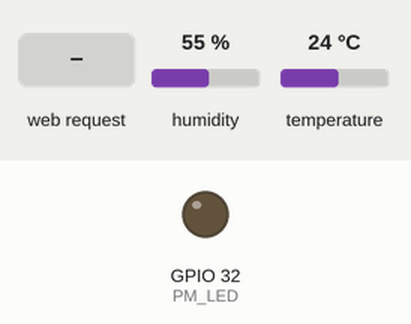
Simulated run of this sketch. Board: ESP32. On the bench: output pins drawn as LEDs (lit = HIGH). The test bench sets the inputs (shaded band); at power-on: humidity 55 %, temperature 24 °C.

Above: at 1.2 s.
1.3 s: HTTP request GET /data received
At 1.8 s:
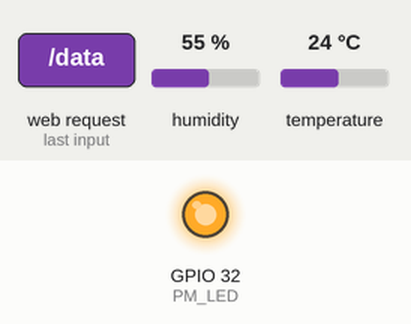
Timing chart, 0 to 4.3 s (numbered marks = the images above; inputs shaded):
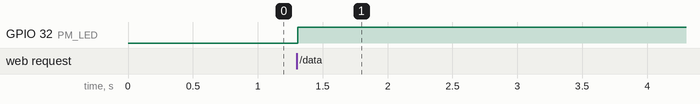

The sketch:

AQIRead.ino
```cpp
#include <WiFi.h>
#include <WebServer.h>
#include <DHT.h>

#define DHTPIN 25
#define DHTTYPE DHT22
#define MQ_PIN 33
#define PM_LED 32
#define PM_ADC 35

DHT dht(DHTPIN, DHTTYPE);
WebServer server(80);

//PM SENSOR READ
float readPMraw(int &rawADC, float &voltage) {
  digitalWrite(PM_LED, LOW);
  delayMicroseconds(280);

  rawADC = analogRead(PM_ADC);
  delayMicroseconds(40);

  digitalWrite(PM_LED, HIGH);
  delayMicroseconds(9680);

  voltage = (rawADC / 4095.0) * 3.3;

  float pm25 = 172.0 * voltage - 100.0;
  if (pm25 < 0) pm25 = 0;

  return pm25;
}

// AQI CALC
float calcAQI(float pm) {
  float Clow, Chigh, Ilow, Ihigh;

  if (pm <= 12.0) { Clow=0; Chigh=12; Ilow=0; Ihigh=50; }
  else if (pm <= 35.4) { Clow=12.1; Chigh=35.4; Ilow=51; Ihigh=100;}
  else if (pm <= 55.4) { Clow=35.5; Chigh=55.4; Ilow=101; Ihigh=150;}
  else if (pm <= 150.4){ Clow=55.5; Chigh=150.4; Ilow=151; Ihigh=200;}
  else if (pm <= 250.4){ Clow=150.5; Chigh=250.4; Ilow=201; Ihigh=300;}
  else if (pm <= 350.4){ Clow=250.5; Chigh=350.4; Ilow=301; Ihigh=400;}
  else { Clow=350.5; Chigh=500.4; Ilow=401; Ihigh=500;}

  return ((Ihigh - Ilow)/(Chigh - Clow)) * (pm - Clow) + Ilow;
}

// HTML PAGE
String page = R"====(
<!DOCTYPE html><html>
<head><meta name='viewport' content='width=device-width, initial-scale=1'>
<title>AQI Monitor</title>
<style>
  body{
    font-family: Arial;
    background: #f8f9fb;        /* lighter background */
    text-align:center;
    padding:20px;
    color:#222222;              /* darker text */
  }

  h2, h1{
    color:#003355;              /* darker navy */
    font-weight:700;
  }

  .card{
    background:#ffffff;         /* pure white */
    border-radius:18px;
    padding:20px;
    box-shadow:0 4px 12px rgba(0,0,0,0.15);
    width:80%;
    max-width:350px;
    margin:15px auto;
    border:1px solid #e2e6ea;   /* subtle border */
  }

  .big{
    padding:30px;
    font-size:22px;
    font-weight:bold;
    color:#ffffff;
  }

  .bigvalue{
    font-size:60px;
    font-weight:bold;
    margin:10px 0;
  }

  .value{
    font-size:32px;
    font-weight:bold;
    color:#003355;          /* darker stronger text */
  }

  .label{
    color:#444444;          /* darker label text */
    font-size:18px;
    font-weight:600;
  }
</style>

<script>
function update(){
 fetch("/data").then(r=>r.json()).then(d=>{
   document.getElementById("aqi").innerHTML=d.aqi.toFixed(0);
   document.getElementById("pm").innerHTML=d.pm.toFixed(1);
   document.getElementById("temp").innerHTML=d.temp.toFixed(1);
   document.getElementById("hum").innerHTML=d.hum.toFixed(1);
   document.getElementById("smoke").innerHTML=d.smoke;

   // color card
   let a=d.aqi, c=document.getElementById("aqicard");
   if(a<=50)c.style.background="#4caf50";
   else if(a<=100)c.style.background="#ffeb3b";
   else if(a<=200)c.style.background="#ff9800";
   else if(a<=300)c.style.background="#f44336";
   else c.style.background="#6a1b9a";
 });
}
setInterval(update,1000);
</script></head>

<body onload="update()">
<h2>ESP32 Air Quality Monitor</h2>

<div id='aqicard' class='card big'>
  <div class='label'>Air Quality Index</div>
  <div class='bigvalue' id='aqi'>--</div>
</div>

<div class='card'><div class='label'>PM2.5 (µg/m³)</div><div class='value' id='pm'>--</div></div>
<div class='card'><div class='label'>Temperature (°C)</div><div class='value' id='temp'>--</div></div>
<div class='card'><div class='label'>Humidity (%)</div><div class='value' id='hum'>--</div></div>
<div class='card'><div class='label'>MQ Smoke</div><div class='value' id='smoke'>--</div></div>

</body></html>
)====";

// JSON API
void sendData(){
  float temp = dht.readTemperature();
  float hum = dht.readHumidity();

  int mqRaw = analogRead(MQ_PIN);
  float mqPct = (mqRaw/4095.0)*100.0;
  String mqStat =
    mqPct < 10 ? "Clean" :
    mqPct < 30 ? "Mild Smoke" :
    mqPct < 60 ? "Polluted" :
    mqPct < 80 ? "Heavy" :
                 "Dangerous";

  int pmRaw;
  float pmVolt;
  float pm = readPMraw(pmRaw, pmVolt);

  // Delhi realistic correction
  float estPM = pm;

  if(pm < 15){
    estPM = (0.45 * hum) + (mqPct * 0.8) + (pmVolt * 10);
    if(estPM < 10) estPM = 10;
    if(estPM > 200) estPM = 200;
  }

  float aqi = calcAQI(estPM);

  String json="{";
  json+="\"temp\":"+String(temp)+",";
  json+="\"hum\":"+String(hum)+",";
  json+="\"pm\":"+String(estPM)+",";
  json+="\"aqi\":"+String(aqi)+",";
  json+="\"smoke\":\""+mqStat+"\"";
  json+="}";

  server.send(200,"application/json",json);
}

// SETUP
void setup(){
  Serial.begin(115200);
  pinMode(PM_LED, OUTPUT);
  dht.begin();

  WiFi.softAP("MyESP", "12345678");

  server.on("/", [](){ server.send(200,"text/html",page); });
  server.on("/data", sendData);
  server.begin();
}

void loop(){
  server.handleClient();
}
```

Measured:
- after the input at 1.3 s, GPIO 32 (PM_LED): LOW → HIGH at once
